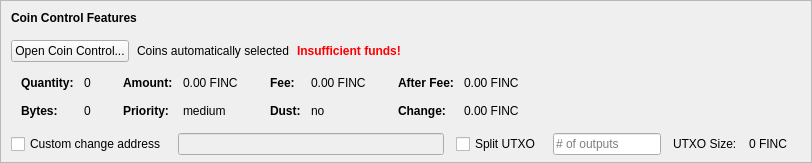
    <widget class="QFrame" name="frameCoinControl">
     <property name="sizePolicy">
      <sizepolicy hsizetype="Expanding" vsizetype="Expanding">
       <horstretch>0</horstretch>
       <verstretch>0</verstretch>
      </sizepolicy>
     </property>
     <property name="maximumSize">
      <size>
       <width>16777215</width>
       <height>16777215</height>
      </size>
     </property>
     <property name="frameShape">
      <enum>QFrame::StyledPanel</enum>
     </property>
     <property name="frameShadow">
      <enum>QFrame::Sunken</enum>
     </property>
     <layout class="QVBoxLayout" name="verticalLayoutCoinControl2">
      <property name="spacing">
       <number>0</number>
      </property>
      <property name="leftMargin">
       <number>0</number>
      </property>
      <property name="topMargin">
       <number>0</number>
      </property>
      <property name="rightMargin">
       <number>0</number>
      </property>
      <property name="bottomMargin">
       <number>6</number>
      </property>
      <item>
       <layout class="QVBoxLayout" name="verticalLayoutCoinControl" stretch="0,0,0,0,1">
        <property name="spacing">
         <number>0</number>
        </property>
        <property name="leftMargin">
         <number>10</number>
        </property>
        <property name="topMargin">
         <number>10</number>
        </property>
        <item>
         <layout class="QHBoxLayout" name="horizontalLayoutCoinControl1">
          <property name="bottomMargin">
           <number>15</number>
          </property>
          <item>
           <widget class="QLabel" name="labelCoinControlFeatures">
            <property name="sizePolicy">
             <sizepolicy hsizetype="Preferred" vsizetype="Maximum">
              <horstretch>0</horstretch>
              <verstretch>0</verstretch>
             </sizepolicy>
            </property>
            <property name="font">
             <font>
              <weight>75</weight>
              <bold>true</bold>
             </font>
            </property>
            <property name="styleSheet">
             <string notr="true">font-weight:bold;</string>
            </property>
            <property name="text">
             <string>Coin Control Features</string>
            </property>
           </widget>
          </item>
         </layout>
        </item>
        <item>
         <layout class="QHBoxLayout" name="horizontalLayoutCoinControl2" stretch="0,0,0,0">
          <property name="spacing">
           <number>8</number>
          </property>
          <property name="bottomMargin">
           <number>10</number>
          </property>
          <item>
           <widget class="QPushButton" name="pushButtonCoinControl">
            <property name="styleSheet">
             <string notr="true"/>
            </property>
            <property name="text">
             <string>Open Coin Control...</string>
            </property>
            <property name="autoDefault">
             <bool>false</bool>
            </property>
           </widget>
          </item>
          <item>
           <widget class="QLabel" name="labelCoinControlAutomaticallySelected">
            <property name="text">
             <string>Coins automatically selected</string>
            </property>
            <property name="margin">
             <number>5</number>
            </property>
           </widget>
          </item>
          <item>
           <widget class="QLabel" name="labelCoinControlInsuffFunds">
            <property name="font">
             <font>
              <weight>75</weight>
              <bold>true</bold>
             </font>
            </property>
            <property name="styleSheet">
             <string notr="true">color:red;font-weight:bold;</string>
            </property>
            <property name="text">
             <string>Insufficient funds!</string>
            </property>
            <property name="margin">
             <number>5</number>
            </property>
           </widget>
          </item>
          <item>
           <spacer name="horizontalSpacerCoinControl">
            <property name="orientation">
             <enum>Qt::Horizontal</enum>
            </property>
            <property name="sizeHint" stdset="0">
             <size>
              <width>40</width>
              <height>1</height>
             </size>
            </property>
           </spacer>
          </item>
         </layout>
        </item>
        <item>
         <widget class="QWidget" name="widgetCoinControl" native="true">
          <property name="sizePolicy">
           <sizepolicy hsizetype="Preferred" vsizetype="Preferred">
            <horstretch>0</horstretch>
            <verstretch>0</verstretch>
           </sizepolicy>
          </property>
          <property name="minimumSize">
           <size>
            <width>0</width>
            <height>0</height>
           </size>
          </property>
          <property name="styleSheet">
           <string notr="true"/>
          </property>
          <layout class="QHBoxLayout" name="horizontalLayoutCoinControl5">
           <property name="leftMargin">
            <number>0</number>
           </property>
           <property name="topMargin">
            <number>0</number>
           </property>
           <property name="rightMargin">
            <number>0</number>
           </property>
           <property name="bottomMargin">
            <number>0</number>
           </property>
           <item>
            <layout class="QHBoxLayout" name="horizontalLayoutCoinControl3" stretch="0,0,0,1">
             <property name="spacing">
              <number>20</number>
             </property>
             <property name="topMargin">
              <number>0</number>
             </property>
             <property name="bottomMargin">
              <number>10</number>
             </property>
             <item>
              <layout class="QFormLayout" name="formLayoutCoinControl1">
               <property name="horizontalSpacing">
                <number>10</number>
               </property>
               <property name="verticalSpacing">
                <number>14</number>
               </property>
               <property name="leftMargin">
                <number>10</number>
               </property>
               <property name="topMargin">
                <number>4</number>
               </property>
               <property name="rightMargin">
                <number>6</number>
               </property>
               <item row="0" column="0">
                <widget class="QLabel" name="labelCoinControlQuantityText">
                 <property name="font">
                  <font>
                   <weight>75</weight>
                   <bold>true</bold>
                  </font>
                 </property>
                 <property name="text">
                  <string>Quantity:</string>
                 </property>
                 <property name="margin">
                  <number>0</number>
                 </property>
                </widget>
               </item>
               <item row="0" column="1">
                <widget class="QLabel" name="labelCoinControlQuantity">
                 <property name="cursor">
                  <cursorShape>IBeamCursor</cursorShape>
                 </property>
                 <property name="contextMenuPolicy">
                  <enum>Qt::ActionsContextMenu</enum>
                 </property>
                 <property name="text">
                  <string notr="true">0</string>
                 </property>
                 <property name="margin">
                  <number>0</number>
                 </property>
                 <property name="textInteractionFlags">
                  <set>Qt::LinksAccessibleByMouse|Qt::TextSelectableByKeyboard|Qt::TextSelectableByMouse</set>
                 </property>
                </widget>
               </item>
               <item row="1" column="0">
                <widget class="QLabel" name="labelCoinControlBytesText">
                 <property name="font">
                  <font>
                   <weight>75</weight>
                   <bold>true</bold>
                  </font>
                 </property>
                 <property name="text">
                  <string>Bytes:</string>
                 </property>
                </widget>
               </item>
               <item row="1" column="1">
                <widget class="QLabel" name="labelCoinControlBytes">
                 <property name="cursor">
                  <cursorShape>IBeamCursor</cursorShape>
                 </property>
                 <property name="contextMenuPolicy">
                  <enum>Qt::ActionsContextMenu</enum>
                 </property>
                 <property name="text">
                  <string notr="true">0</string>
                 </property>
                 <property name="textInteractionFlags">
                  <set>Qt::LinksAccessibleByMouse|Qt::TextSelectableByKeyboard|Qt::TextSelectableByMouse</set>
                 </property>
                </widget>
               </item>
              </layout>
             </item>
             <item>
              <layout class="QFormLayout" name="formLayoutCoinControl2">
               <property name="horizontalSpacing">
                <number>10</number>
               </property>
               <property name="verticalSpacing">
                <number>14</number>
               </property>
               <property name="leftMargin">
                <number>6</number>
               </property>
               <property name="topMargin">
                <number>4</number>
               </property>
               <property name="rightMargin">
                <number>6</number>
               </property>
               <item row="0" column="0">
                <widget class="QLabel" name="labelCoinControlAmountText">
                 <property name="font">
                  <font>
                   <weight>75</weight>
                   <bold>true</bold>
                  </font>
                 </property>
                 <property name="text">
                  <string>Amount:</string>
                 </property>
                 <property name="margin">
                  <number>0</number>
                 </property>
                </widget>
               </item>
               <item row="0" column="1">
                <widget class="QLabel" name="labelCoinControlAmount">
                 <property name="cursor">
                  <cursorShape>IBeamCursor</cursorShape>
                 </property>
                 <property name="contextMenuPolicy">
                  <enum>Qt::ActionsContextMenu</enum>
                 </property>
                 <property name="text">
                  <string notr="true">0.00 FINC</string>
                 </property>
                 <property name="textInteractionFlags">
                  <set>Qt::LinksAccessibleByMouse|Qt::TextSelectableByKeyboard|Qt::TextSelectableByMouse</set>
                 </property>
                </widget>
               </item>
               <item row="1" column="0">
                <widget class="QLabel" name="labelCoinControlPriorityText">
                 <property name="font">
                  <font>
                   <weight>75</weight>
                   <bold>true</bold>
                  </font>
                 </property>
                 <property name="text">
                  <string>Priority:</string>
                 </property>
                </widget>
               </item>
               <item row="1" column="1">
                <widget class="QLabel" name="labelCoinControlPriority">
                 <property name="cursor">
                  <cursorShape>IBeamCursor</cursorShape>
                 </property>
                 <property name="contextMenuPolicy">
                  <enum>Qt::ActionsContextMenu</enum>
                 </property>
                 <property name="text">
                  <string>medium</string>
                 </property>
                 <property name="textInteractionFlags">
                  <set>Qt::LinksAccessibleByMouse|Qt::TextSelectableByKeyboard|Qt::TextSelectableByMouse</set>
                 </property>
                </widget>
               </item>
              </layout>
             </item>
             <item>
              <layout class="QFormLayout" name="formLayoutCoinControl3">
               <property name="horizontalSpacing">
                <number>10</number>
               </property>
               <property name="verticalSpacing">
                <number>14</number>
               </property>
               <property name="leftMargin">
                <number>6</number>
               </property>
               <property name="topMargin">
                <number>4</number>
               </property>
               <property name="rightMargin">
                <number>6</number>
               </property>
               <item row="0" column="0">
                <widget class="QLabel" name="labelCoinControlFeeText">
                 <property name="font">
                  <font>
                   <weight>75</weight>
                   <bold>true</bold>
                  </font>
                 </property>
                 <property name="text">
                  <string>Fee:</string>
                 </property>
                 <property name="margin">
                  <number>0</number>
                 </property>
                </widget>
               </item>
               <item row="0" column="1">
                <widget class="QLabel" name="labelCoinControlFee">
                 <property name="cursor">
                  <cursorShape>IBeamCursor</cursorShape>
                 </property>
                 <property name="contextMenuPolicy">
                  <enum>Qt::ActionsContextMenu</enum>
                 </property>
                 <property name="text">
                  <string notr="true">0.00 FINC</string>
                 </property>
                 <property name="textInteractionFlags">
                  <set>Qt::LinksAccessibleByMouse|Qt::TextSelectableByKeyboard|Qt::TextSelectableByMouse</set>
                 </property>
                </widget>
               </item>
               <item row="1" column="0">
                <widget class="QLabel" name="labelCoinControlLowOutputText">
                 <property name="font">
                  <font>
                   <weight>75</weight>
                   <bold>true</bold>
                  </font>
                 </property>
                 <property name="text">
                  <string>Dust:</string>
                 </property>
                </widget>
               </item>
               <item row="1" column="1">
                <widget class="QLabel" name="labelCoinControlLowOutput">
                 <property name="cursor">
                  <cursorShape>IBeamCursor</cursorShape>
                 </property>
                 <property name="contextMenuPolicy">
                  <enum>Qt::ActionsContextMenu</enum>
                 </property>
                 <property name="text">
                  <string>no</string>
                 </property>
                 <property name="textInteractionFlags">
                  <set>Qt::LinksAccessibleByMouse|Qt::TextSelectableByKeyboard|Qt::TextSelectableByMouse</set>
                 </property>
                </widget>
               </item>
              </layout>
             </item>
             <item>
              <layout class="QFormLayout" name="formLayoutCoinControl4">
               <property name="horizontalSpacing">
                <number>10</number>
               </property>
               <property name="verticalSpacing">
                <number>14</number>
               </property>
               <property name="leftMargin">
                <number>6</number>
               </property>
               <property name="topMargin">
                <number>4</number>
               </property>
               <property name="rightMargin">
                <number>6</number>
               </property>
               <item row="0" column="0">
                <widget class="QLabel" name="labelCoinControlAfterFeeText">
                 <property name="font">
                  <font>
                   <weight>75</weight>
                   <bold>true</bold>
                  </font>
                 </property>
                 <property name="text">
                  <string>After Fee:</string>
                 </property>
                 <property name="margin">
                  <number>0</number>
                 </property>
                </widget>
               </item>
               <item row="0" column="1">
                <widget class="QLabel" name="labelCoinControlAfterFee">
                 <property name="cursor">
                  <cursorShape>IBeamCursor</cursorShape>
                 </property>
                 <property name="contextMenuPolicy">
                  <enum>Qt::ActionsContextMenu</enum>
                 </property>
                 <property name="text">
                  <string notr="true">0.00 FINC</string>
                 </property>
                 <property name="textInteractionFlags">
                  <set>Qt::LinksAccessibleByMouse|Qt::TextSelectableByKeyboard|Qt::TextSelectableByMouse</set>
                 </property>
                </widget>
               </item>
               <item row="1" column="0">
                <widget class="QLabel" name="labelCoinControlChangeText">
                 <property name="font">
                  <font>
                   <weight>75</weight>
                   <bold>true</bold>
                  </font>
                 </property>
                 <property name="text">
                  <string>Change:</string>
                 </property>
                </widget>
               </item>
               <item row="1" column="1">
                <widget class="QLabel" name="labelCoinControlChange">
                 <property name="cursor">
                  <cursorShape>IBeamCursor</cursorShape>
                 </property>
                 <property name="contextMenuPolicy">
                  <enum>Qt::ActionsContextMenu</enum>
                 </property>
                 <property name="text">
                  <string notr="true">0.00 FINC</string>
                 </property>
                 <property name="textInteractionFlags">
                  <set>Qt::LinksAccessibleByMouse|Qt::TextSelectableByKeyboard|Qt::TextSelectableByMouse</set>
                 </property>
                </widget>
               </item>
              </layout>
             </item>
            </layout>
           </item>
          </layout>
         </widget>
        </item>
        <item>
         <layout class="QHBoxLayout" name="horizontalLayoutCoinControl4" stretch="0,0,0,0,0,0,0">
          <property name="spacing">
           <number>12</number>
          </property>
          <property name="sizeConstraint">
           <enum>QLayout::SetDefaultConstraint</enum>
          </property>
          <property name="topMargin">
           <number>5</number>
          </property>
          <property name="rightMargin">
           <number>5</number>
          </property>
          <item>
           <widget class="QCheckBox" name="checkBoxCoinControlChange">
            <property name="toolTip">
             <string>If this is activated, but the change address is empty or invalid, change will be sent to a newly generated address.</string>
            </property>
            <property name="text">
             <string>Custom change address</string>
            </property>
           </widget>
          </item>
          <item>
           <widget class="QValidatedLineEdit" name="lineEditCoinControlChange">
            <property name="enabled">
             <bool>false</bool>
            </property>
            <property name="sizePolicy">
             <sizepolicy hsizetype="Expanding" vsizetype="Fixed">
              <horstretch>0</horstretch>
              <verstretch>0</verstretch>
             </sizepolicy>
            </property>
           </widget>
          </item>
          <item>
           <widget class="QCheckBox" name="splitBlockCheckBox">
            <property name="text">
             <string>Split UTXO</string>
            </property>
           </widget>
          </item>
          <item>
           <widget class="QLineEdit" name="splitBlockLineEdit">
            <property name="sizePolicy">
             <sizepolicy hsizetype="Fixed" vsizetype="Fixed">
              <horstretch>50</horstretch>
              <verstretch>0</verstretch>
             </sizepolicy>
            </property>
            <property name="placeholderText">
             <string># of outputs</string>
            </property>
           </widget>
          </item>
          <item>
           <widget class="QLabel" name="labelBlockSizeText">
            <property name="text">
             <string>UTXO Size:</string>
            </property>
           </widget>
          </item>
          <item>
           <widget class="QLabel" name="labelBlockSize">
            <property name="text">
             <string>0 FINC</string>
            </property>
           </widget>
          </item>
          <item>
           <widget class="QLabel" name="labelCoinControlChangeLabel">
            <property name="sizePolicy">
             <sizepolicy hsizetype="Preferred" vsizetype="Expanding">
              <horstretch>0</horstretch>
              <verstretch>0</verstretch>
             </sizepolicy>
            </property>
            <property name="minimumSize">
             <size>
              <width>0</width>
              <height>0</height>
             </size>
            </property>
            <property name="text">
             <string/>
            </property>
            <property name="margin">
             <number>3</number>
            </property>
           </widget>
          </item>
         </layout>
        </item>
        <item>
         <spacer name="verticalSpacerCoinControl">
          <property name="orientation">
           <enum>Qt::Vertical</enum>
          </property>
          <property name="sizeHint" stdset="0">
           <size>
            <width>800</width>
            <height>1</height>
           </size>
          </property>
         </spacer>
        </item>
       </layout>
      </item>
     </layout>
    </widget>
